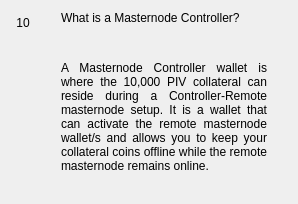
                  <widget class="QWidget" name="widgetFaq10" native="true">
                   <layout class="QHBoxLayout" name="horizontalpage_10" stretch="0,1">
                    <item alignment="Qt::AlignTop">
                     <widget class="QLabel" name="labelNumber10">
                      <property name="minimumSize">
                       <size>
                        <width>24</width>
                        <height>24</height>
                       </size>
                      </property>
                      <property name="maximumSize">
                       <size>
                        <width>16777215</width>
                        <height>24</height>
                       </size>
                      </property>
                      <property name="text">
                       <string>10</string>
                      </property>
                      <property name="alignment">
                       <set>Qt::AlignCenter</set>
                      </property>
                     </widget>
                    </item>
                    <item>
                     <layout class="QVBoxLayout" name="verticalLayoutpage_10">
                      <property name="leftMargin">
                       <number>20</number>
                      </property>
                      <property name="rightMargin">
                       <number>20</number>
                      </property>
                      <item>
                       <widget class="QLabel" name="labelSubtitle10">
                        <property name="text">
                         <string>What is a Masternode Controller?</string>
                        </property>
                        <property name="wordWrap">
                         <bool>true</bool>
                        </property>
                       </widget>
                      </item>
                      <item>
                       <spacer name="verticalSpacer_100">
                        <property name="orientation">
                         <enum>Qt::Vertical</enum>
                        </property>
                        <property name="sizeType">
                         <enum>QSizePolicy::Fixed</enum>
                        </property>
                        <property name="sizeHint" stdset="0">
                         <size>
                          <width>20</width>
                          <height>30</height>
                         </size>
                        </property>
                       </spacer>
                      </item>
                      <item>
                       <widget class="QLabel" name="labelContent10">
                        <property name="text">
                         <string>&lt;html&gt;&lt;head/&gt;&lt;body&gt;&lt;p align=&quot;justify&quot;&gt;A Masternode Controller wallet is where the 10,000 PIV collateral can reside during a Controller-Remote masternode setup. It is a wallet that can activate the remote masternode wallet/s and allows you to keep your collateral coins offline while the remote masternode remains online. &lt;/p&gt;&lt;/body&gt;&lt;/html&gt;</string>
                        </property>
                        <property name="alignment">
                         <set>Qt::AlignLeading|Qt::AlignLeft|Qt::AlignTop</set>
                        </property>
                        <property name="wordWrap">
                         <bool>true</bool>
                        </property>
                       </widget>
                      </item>
                      <item>
                       <spacer name="verticalSpacer_92">
                        <property name="orientation">
                         <enum>Qt::Vertical</enum>
                        </property>
                        <property name="sizeHint" stdset="0">
                         <size>
                          <width>20</width>
                          <height>20</height>
                         </size>
                        </property>
                       </spacer>
                      </item>
                     </layout>
                    </item>
                   </layout>
                  </widget>
